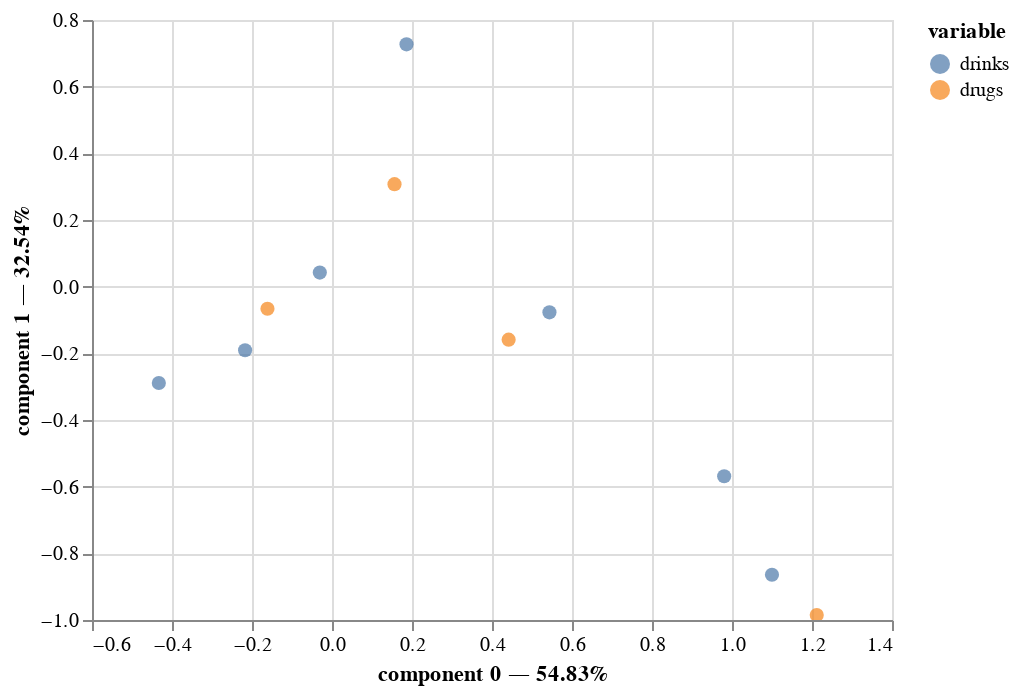

The cell this chart's notebook holds for it:
### Code cell
ca.plot(contingency_table)

### Figure 1 — Vega-Lite specification as saved in the notebook (floating-point values rounded to 4 significant figures)
{"config": {"view": {"continuousWidth": 400, "continuousHeight": 300}}, "data": {"name": "data-767598784c28abeed16b88445b911c1c"}, "mark": {"type": "circle", "size": 50}, "encoding": {"color": {"field": "variable", "type": "nominal"}, "tooltip": [{"field": "variable", "type": "nominal"}, {"field": "value", "type": "nominal"}, {"field": "component 0", "type": "quantitative"}, {"field": "component 1", "type": "quantitative"}], "x": {"axis": {"title": "component 0 — 54.83%"}, "field": "component 0", "scale": {"zero": false}, "type": "quantitative"}, "y": {"axis": {"title": "component 1 — 32.54%"}, "field": "component 1", "scale": {"zero": false}, "type": "quantitative"}}, "selection": {"selector001": {"type": "interval", "bind": "scales", "encodings": ["x", "y"]}}, "$schema": "https://vega.github.io/schema/vega-lite/v4.17.0.json", "datasets": {"data-767598784c28abeed16b88445b911c1c": [{"component 0": 0.1563, "component 1": 0.3076, "component 2": 0.05618, "variable": "drugs", "value": "drugs_missing"}, {"component 0": -0.1613, "component 1": -0.06628, "component 2": 0.005848, "variable": "drugs", "value": "never"}, {"component 0": 1.212, "component 1": -0.9849, "component 2": 1.077, "variable": "drugs", "value": "often"}, {"component 0": 0.4416, "component 1": -0.159, "component 2": -0.1831, "variable": "drugs", "value": "sometimes"}, {"component 0": 0.9804, "component 1": -0.5688, "component 2": 0.7714, "variable": "drinks", "value": "desperately"}, {"component 0": 0.1863, "component 1": 0.727, "component 2": 0.3189, "variable": "drinks", "value": "drinks_missing"}, {"component 0": -0.4329, "component 1": -0.2891, "component 2": 0.06701, "variable": "drinks", "value": "not_at_all"}, {"component 0": 0.5436, "component 1": -0.07695, "component 2": -0.2004, "variable": "drinks", "value": "often"}, {"component 0": -0.2173, "component 1": -0.1907, "component 2": 0.02311, "variable": "drinks", "value": "rarely"}, {"component 0": -0.03046, "component 1": 0.04224, "component 2": -0.01072, "variable": "drinks", "value": "socially"}, {"component 0": 1.1, "component 1": -0.8642, "component 2": 0.612, "variable": "drinks", "value": "very_often"}]}}
